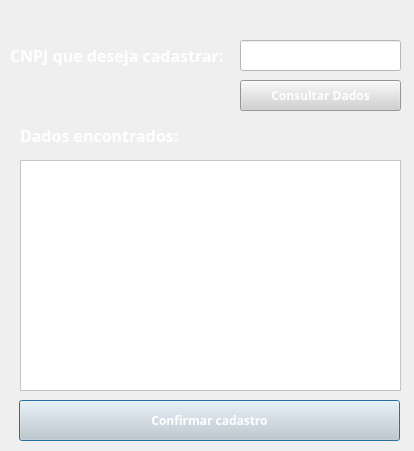
<?xml version="1.0" encoding="UTF-8"?>
<ui version="4.0">
 <class>Dialog</class>
 <widget class="QDialog" name="Dialog">
  <property name="geometry">
   <rect>
    <x>0</x>
    <y>0</y>
    <width>414</width>
    <height>451</height>
   </rect>
  </property>
  <property name="sizePolicy">
   <sizepolicy hsizetype="Fixed" vsizetype="Fixed">
    <horstretch>0</horstretch>
    <verstretch>0</verstretch>
   </sizepolicy>
  </property>
  <property name="windowTitle">
   <string>kmd</string>
  </property>
  <property name="styleSheet">
   <string notr="true">
    background-color: qlineargradient(
        spread: pad, x1: 0, y1: 0, x2: 1, y2: 1,
        stop: 0 #8B0000, stop: 1 #B22222
    );
    color: white;
</string>
  </property>
  <widget class="QLabel" name="label">
   <property name="geometry">
    <rect>
     <x>10</x>
     <y>30</y>
     <width>231</width>
     <height>51</height>
    </rect>
   </property>
   <property name="font">
    <font>
     <family>Malgun Gothic</family>
     <pointsize>12</pointsize>
     <weight>75</weight>
     <bold>true</bold>
    </font>
   </property>
   <property name="whatsThis">
    <string>&lt;html&gt;&lt;head/&gt;&lt;body&gt;&lt;p&gt;&lt;br/&gt;&lt;/p&gt;&lt;/body&gt;&lt;/html&gt;</string>
   </property>
   <property name="styleSheet">
    <string notr="true"> background-color: transparent;
</string>
   </property>
   <property name="text">
    <string>CNPJ que deseja cadastrar:</string>
   </property>
  </widget>
  <widget class="QLabel" name="label_2">
   <property name="enabled">
    <bool>true</bool>
   </property>
   <property name="geometry">
    <rect>
     <x>20</x>
     <y>110</y>
     <width>231</width>
     <height>51</height>
    </rect>
   </property>
   <property name="font">
    <font>
     <family>Malgun Gothic</family>
     <pointsize>12</pointsize>
     <weight>75</weight>
     <bold>true</bold>
    </font>
   </property>
   <property name="toolTip">
    <string/>
   </property>
   <property name="whatsThis">
    <string>&lt;html&gt;&lt;head/&gt;&lt;body&gt;&lt;p&gt;&lt;br/&gt;&lt;/p&gt;&lt;/body&gt;&lt;/html&gt;</string>
   </property>
   <property name="styleSheet">
    <string notr="true"> background-color: transparent;
</string>
   </property>
   <property name="text">
    <string>Dados encontrados:</string>
   </property>
  </widget>
  <widget class="QPushButton" name="Lancar">
   <property name="geometry">
    <rect>
     <x>19</x>
     <y>400</y>
     <width>381</width>
     <height>41</height>
    </rect>
   </property>
   <property name="font">
    <font>
     <family>Malgun Gothic</family>
     <weight>75</weight>
     <bold>true</bold>
    </font>
   </property>
   <property name="styleSheet">
    <string notr="true">background-color: rgb(209, 209, 209)</string>
   </property>
   <property name="text">
    <string>Confirmar cadastro</string>
   </property>
  </widget>
  <widget class="QPushButton" name="Consultar">
   <property name="geometry">
    <rect>
     <x>240</x>
     <y>80</y>
     <width>161</width>
     <height>31</height>
    </rect>
   </property>
   <property name="font">
    <font>
     <family>Malgun Gothic</family>
     <weight>75</weight>
     <bold>true</bold>
    </font>
   </property>
   <property name="styleSheet">
    <string notr="true">background-color: rgb(209, 209, 209)</string>
   </property>
   <property name="text">
    <string>Consultar Dados</string>
   </property>
  </widget>
  <widget class="QPlainTextEdit" name="Dadosreceive">
   <property name="geometry">
    <rect>
     <x>20</x>
     <y>160</y>
     <width>381</width>
     <height>231</height>
    </rect>
   </property>
   <property name="font">
    <font>
     <pointsize>11</pointsize>
     <weight>75</weight>
     <bold>true</bold>
    </font>
   </property>
   <property name="styleSheet">
    <string notr="true">background-color: rgb(255,255,255);
    color: darkred;</string>
   </property>
  </widget>
  <widget class="QLineEdit" name="CNPJreceive">
   <property name="geometry">
    <rect>
     <x>240</x>
     <y>40</y>
     <width>161</width>
     <height>31</height>
    </rect>
   </property>
   <property name="font">
    <font>
     <pointsize>12</pointsize>
    </font>
   </property>
   <property name="styleSheet">
    <string notr="true">background-color: rgb(255,255,255);
    color: black;</string>
   </property>
   <property name="text">
    <string/>
   </property>
  </widget>
 </widget>
 <tabstops>
  <tabstop>CNPJreceive</tabstop>
  <tabstop>Consultar</tabstop>
  <tabstop>Dadosreceive</tabstop>
  <tabstop>Lancar</tabstop>
 </tabstops>
 <resources/>
 <connections/>
</ui>
